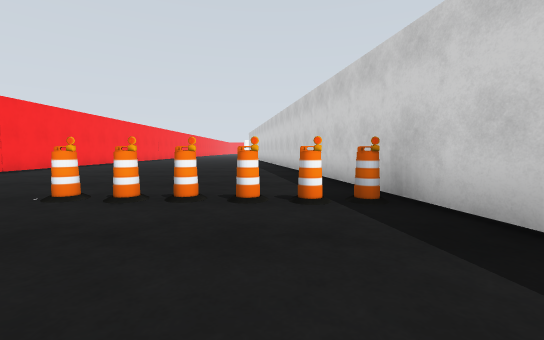
view 1 (above)

15 first-person views from a walk through a Gazebo world. The camera is 1.2 m above the floor, tilts 4° down and sees 90° across. The floor is counted in squares, 2 m on a side. Each view is taken from the middle of a square. On the plan, view 1 faces up. The plan holds only what a view shows up to about 9 squares ahead; the rest is blank. The place goes on beyond the plan. Simple shapes stand in for some stock models.

view 2
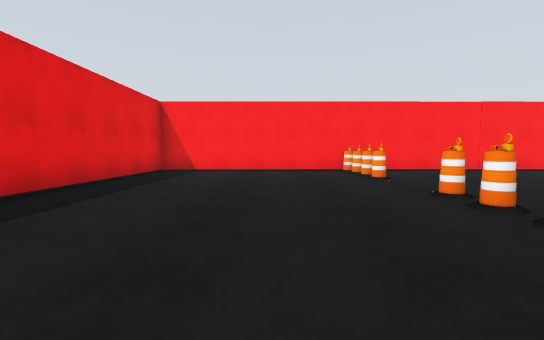

view 3
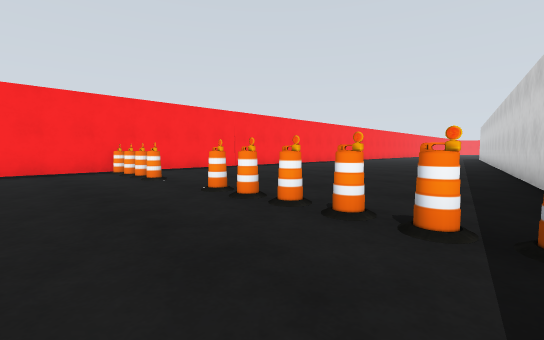

view 4
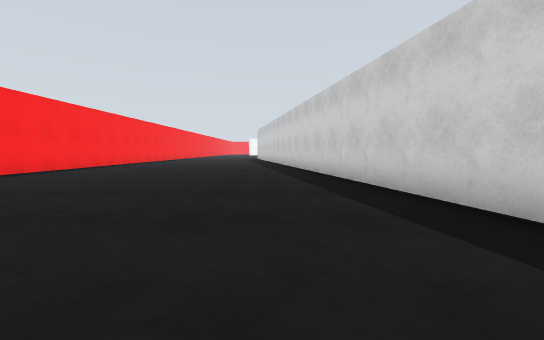

view 5
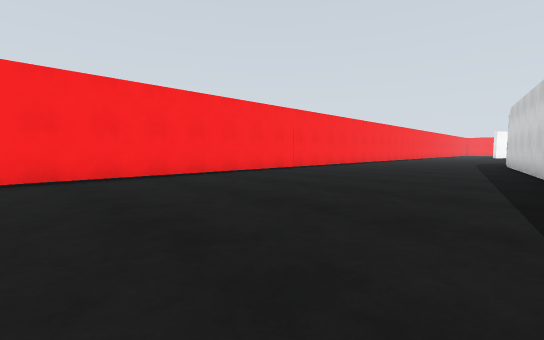

view 6
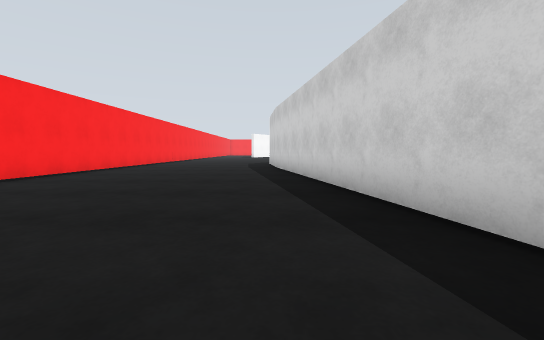

view 7
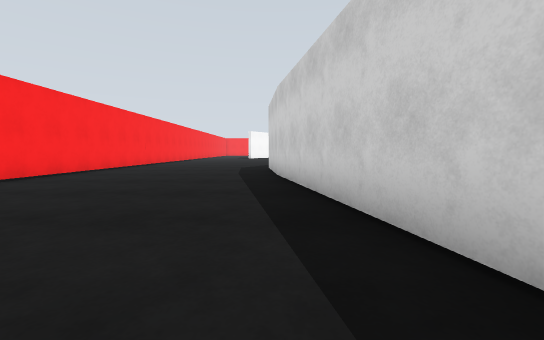

view 8
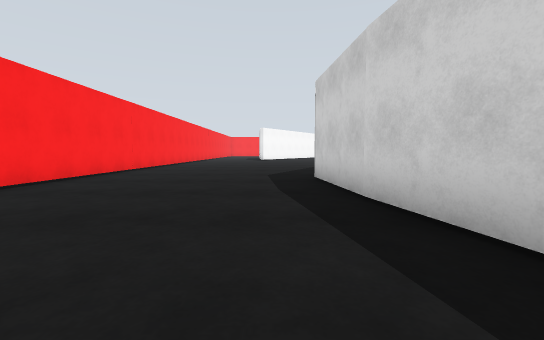

view 9
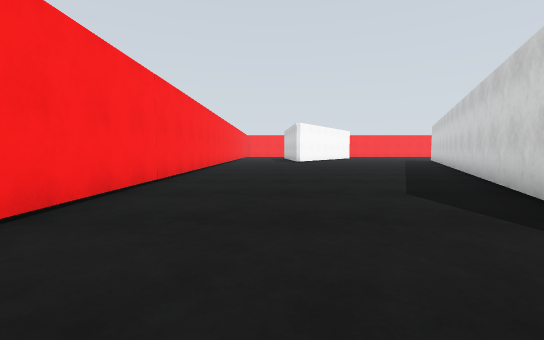

view 10
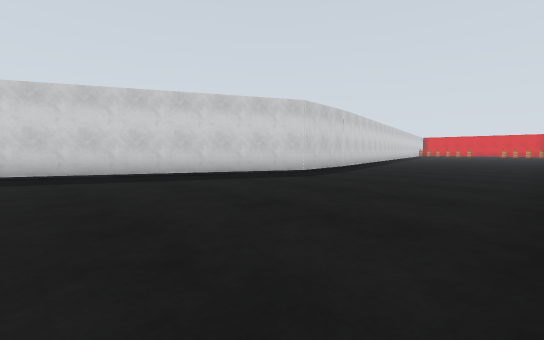

view 11
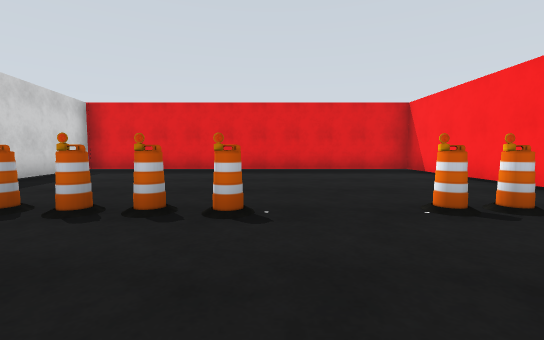

view 12
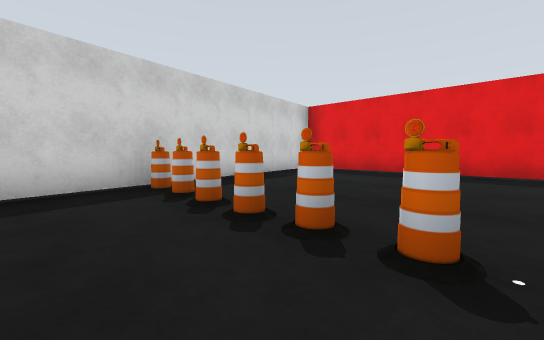

view 13
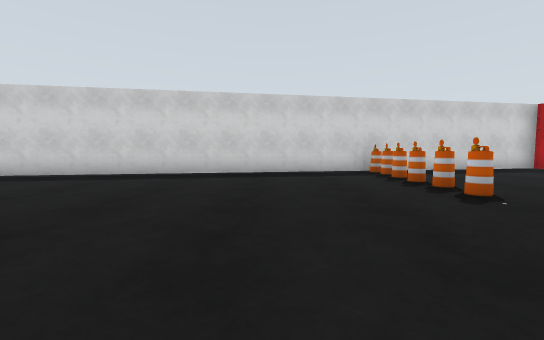

view 14
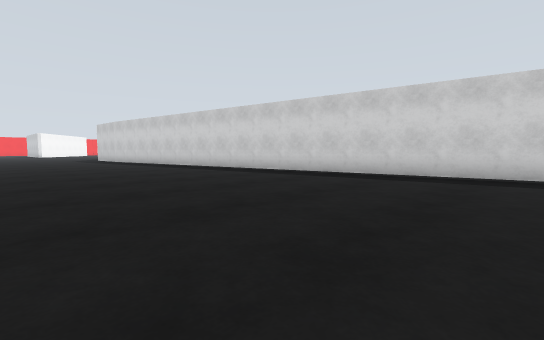

view 15
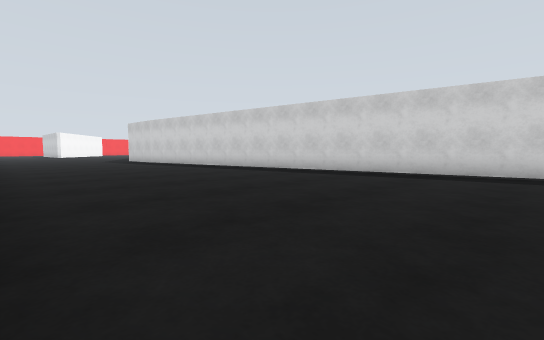

### Floor plan
Points are (right, up) in squares from view 1. A wall is a line through its corners. A room is listed if a view was taken in it or the views show most of it. See-through windows are left out.
Room 1 (views 1, 2, 3, 4, 5, 6, 7, 8, 9, 10, 11, 12, 13, 14, 15)
walls: (-7.2, 16.6) (-7.1, -2.3) (2.6, -2.3) (-1.9, 22.4); (-1.9, 22.3) (-2.1, 24.8) (1, 31.1); (-7.2, 31) (-7.2, 18.1)
objects: barrel (-7, 3); barrel (-6, 3); barrel (-5, 3); barrel (-3, 3); barrel (-2, 3); barrel (-1, 3); barrel (0, 3); barrel (1, 3)

Where each view was taken, in squares from view 1:
view 1: 0 up, 0 right, facing up
view 2: 1 up, 1 right, facing left
view 3: 1 up, 1 right, facing up-left
view 4: 4 up, 1 left, facing up
view 5: 10 up, 1 left, facing up-left
view 6: 13 up, 2 left, facing up
view 7: 16 up, 2 left, facing up
view 8: 19 up, 3 left, facing up
view 9: 22 up, 5 left, facing up
view 10: 31 up, 7 left, facing down-right
view 11: 6 up, 3 left, facing down
view 12: 5 up, 3 left, facing down-right
view 13: 6 up, 6 left, facing right
view 14: 7 up, 6 left, facing up-right
view 15: 9 up, 7 left, facing up-right
